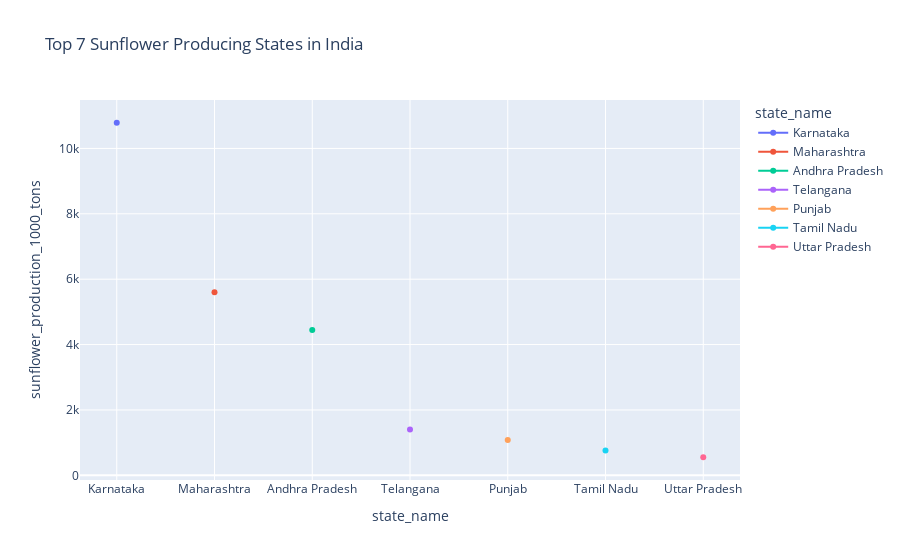

The notebook cell this image was saved under:
### Code cell
top_sunflower=df.groupby("state_name")["sunflower_production_1000_tons"]\
.sum().sort_values(ascending=False).head(7).reset_index()

px.line(
    top_sunflower,
x="state_name",
y="sunflower_production_1000_tons",
title="Top 7 Sunflower Producing States in India",
color="state_name",
markers=True
).show()

### Figure 1 — Plotly figure (JSON) as saved in the notebook; plotly's stock layout.template omitted (floating-point values rounded to 4 significant figures)
{"data": [{"hovertemplate": "state_name=%{x}<br>sunflower_production_1000_tons=%{y}<extra></extra>", "legendgroup": "Karnataka", "line": {"color": "#636efa", "dash": "solid"}, "marker": {"symbol": "circle"}, "mode": "lines+markers", "name": "Karnataka", "orientation": "v", "showlegend": true, "type": "scatter", "x": ["Karnataka"], "xaxis": "x", "y": [10790.0], "yaxis": "y"}, {"hovertemplate": "state_name=%{x}<br>sunflower_production_1000_tons=%{y}<extra></extra>", "legendgroup": "Maharashtra", "line": {"color": "#EF553B", "dash": "solid"}, "marker": {"symbol": "circle"}, "mode": "lines+markers", "name": "Maharashtra", "orientation": "v", "showlegend": true, "type": "scatter", "x": ["Maharashtra"], "xaxis": "x", "y": [5599.0], "yaxis": "y"}, {"hovertemplate": "state_name=%{x}<br>sunflower_production_1000_tons=%{y}<extra></extra>", "legendgroup": "Andhra Pradesh", "line": {"color": "#00cc96", "dash": "solid"}, "marker": {"symbol": "circle"}, "mode": "lines+markers", "name": "Andhra Pradesh", "orientation": "v", "showlegend": true, "type": "scatter", "x": ["Andhra Pradesh"], "xaxis": "x", "y": [4448.0], "yaxis": "y"}, {"hovertemplate": "state_name=%{x}<br>sunflower_production_1000_tons=%{y}<extra></extra>", "legendgroup": "Telangana", "line": {"color": "#ab63fa", "dash": "solid"}, "marker": {"symbol": "circle"}, "mode": "lines+markers", "name": "Telangana", "orientation": "v", "showlegend": true, "type": "scatter", "x": ["Telangana"], "xaxis": "x", "y": [1401.0], "yaxis": "y"}, {"hovertemplate": "state_name=%{x}<br>sunflower_production_1000_tons=%{y}<extra></extra>", "legendgroup": "Punjab", "line": {"color": "#FFA15A", "dash": "solid"}, "marker": {"symbol": "circle"}, "mode": "lines+markers", "name": "Punjab", "orientation": "v", "showlegend": true, "type": "scatter", "x": ["Punjab"], "xaxis": "x", "y": [1082.0], "yaxis": "y"}, {"hovertemplate": "state_name=%{x}<br>sunflower_production_1000_tons=%{y}<extra></extra>", "legendgroup": "Tamil Nadu", "line": {"color": "#19d3f3", "dash": "solid"}, "marker": {"symbol": "circle"}, "mode": "lines+markers", "name": "Tamil Nadu", "orientation": "v", "showlegend": true, "type": "scatter", "x": ["Tamil Nadu"], "xaxis": "x", "y": [762.4], "yaxis": "y"}, {"hovertemplate": "state_name=%{x}<br>sunflower_production_1000_tons=%{y}<extra></extra>", "legendgroup": "Uttar Pradesh", "line": {"color": "#FF6692", "dash": "solid"}, "marker": {"symbol": "circle"}, "mode": "lines+markers", "name": "Uttar Pradesh", "orientation": "v", "showlegend": true, "type": "scatter", "x": ["Uttar Pradesh"], "xaxis": "x", "y": [552.7], "yaxis": "y"}], "layout": {"legend": {"title": {"text": "state_name"}, "tracegroupgap": 0}, "title": {"text": "Top 7 Sunflower Producing States in India"}, "xaxis": {"anchor": "y", "categoryarray": ["Karnataka", "Maharashtra", "Andhra Pradesh", "Telangana", "Punjab", "Tamil Nadu", "Uttar Pradesh"], "categoryorder": "array", "domain": [0, 1], "title": {"text": "state_name"}}, "yaxis": {"anchor": "x", "domain": [0, 1], "title": {"text": "sunflower_production_1000_tons"}}}}
